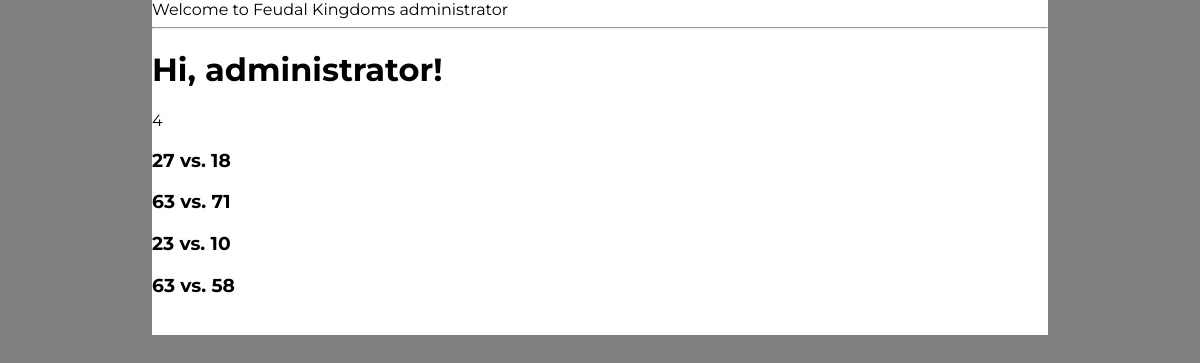
Screenshot of /war (signed in) with the database file from the repository.
### app/models.py (models this page shows, shortened)
class User(UserMixin, db.Model):
    __tablename__ = 'users'
    id = db.Column('id', db.Integer, primary_key=True, autoincrement=True)
    username = db.Column(db.String(50), unique=True, nullable=False)
    password_hash = db.Column(db.String(128))
    authenticated = db.Column(db.Boolean, default=False)
    email = db.Column(db.String(150), unique=True)
    created_on = db.Column(db.DateTime,
                           server_default=db.func.now())
    updated_on = db.Column(db.DateTime,
                           server_default=db.func.now(),
                           server_onupdate=db.func.now())
    isEnabled = db.Column(db.Boolean(), server_default='0')

class RegionWar(db.Model):
    __tablename__ = 'regionwar'
    id = db.Column(db.Integer, autoincrement=True, unique=True, primary_key=True)
    offdamage = db.Column(db.Integer)
    defdamage = db.Column(db.Integer)
    enddamage = db.Column(db.Integer)
    timesubmit = db.Column(db.Integer)
    regionida = db.Column(db.Integer, db.ForeignKey('regions.id'))
    regionidd = db.Column(db.Integer, db.ForeignKey('regions.id'))
    isactive = db.Column(db.Boolean)
    cityida = db.Column(db.Integer, db.ForeignKey('city_attr.cityId'))
    cityidd = db.Column(db.Integer, db.ForeignKey('city_attr.cityId'))

### app/routes.py (the view)
@app.route('/war')
@app.route('/war/<page>')
@login_required
def allwars(page=None):
    if page == None:
        page = 1
    per_page = 10
    wars = RegionWar.query.paginate(page, per_page, False)
    lastpage = math.ceil(wars.total / per_page)
    prev_url = url_for('explore', page=wars.next_num) \
        if wars.has_next else 1
    next_url = url_for('explore', page=wars.prev_num) \
        if wars.has_prev else lastpage
    return render_template('playerwar.html', wars=wars, user=current_user, prev_url=prev_url, next_url=next_url)

### app/models.py (called while the page is built)
@loginMgr.user_loader
def load_user(id):
    return User.query.get(int(id))

### app/templates/playerwar.html (shortened to what this page needs)
{% extends "base.html" %}
{% block content %}
    <h1>Hi, {{ user.username }}!</h1>
    <p>{{  wars.total }}</p>
    {% for war in wars.items %}
        <div><h3>{{ war.regionida }} vs. {{ war.regionidd }}</h3></div><div id="progressbar"></div>
    {% endfor %}
{% endblock %}

### app/templates/base.html (shortened to what this page needs)
<html>
    <head>
    </head>
    <link rel="stylesheet" href="https://use.fontawesome.com/releases/v5.3.1/css/all.css">
    <div class="content">
    <link rel="stylesheet" href="{{ url_for('static', filename='jquery-jvectormap-2.0.3.css') }}" type="text/css" media="screen"/>
    <link rel="stylesheet" href="{{ url_for('static', filename='base.css') }}" type="text/css" media="screen"/>
    <link href="https://cdnjs.cloudflare.com/ajax/libs/select2/4.0.6-rc.0/css/select2.min.css" rel="stylesheet" />
    <body>
        <div>Welcome to Feudal Kingdoms {{ current_user.username }}</div>
        <hr>
        {% block content %}{% endblock %}
    </body>
    </div>
</html>

### app/static/base.css (style rules this page uses)
html { padding-left: 12%; padding-right: 12%; background-color:grey; font-family: 'Montserrat', sans-serif; }
.content { font-family: 'Montserrat', sans-serif; }
body { margin-top: 0; margin-bottom: 0; }
.content { width: 100%; background-color: white; padding-bottom:20px; }

### rows the page displays
User: username "administrator"
RegionWar: regionida "27", regionidd "18"
RegionWar: regionida "63", regionidd "71"
RegionWar: regionida "23", regionidd "10"
RegionWar: regionida "63", regionidd "58"

### other values shown
{{ wars.total }} "4"
